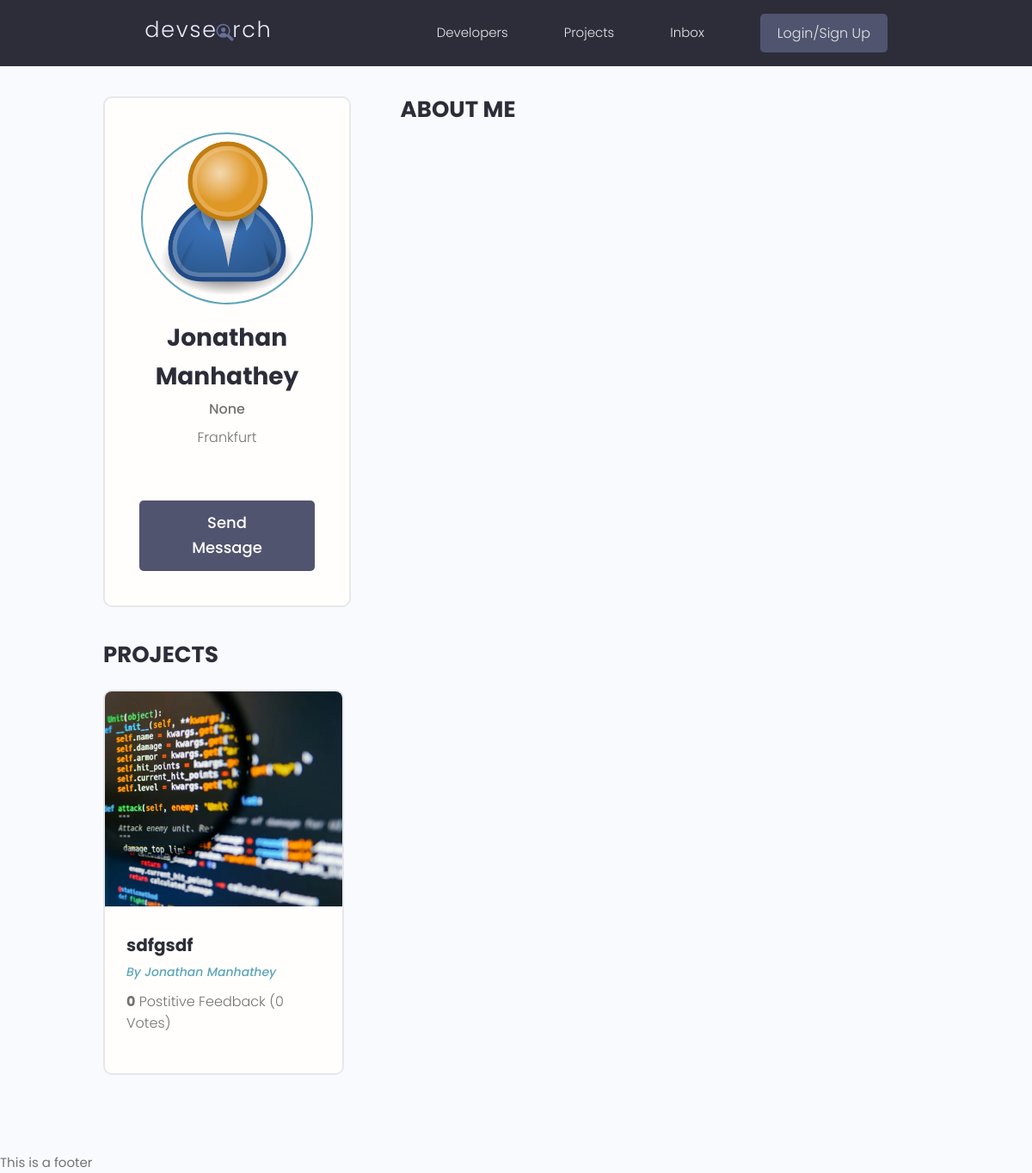
Page /profiles/user/77cd48f82730467598d31b86acdaa6f7 on the earlier database version.
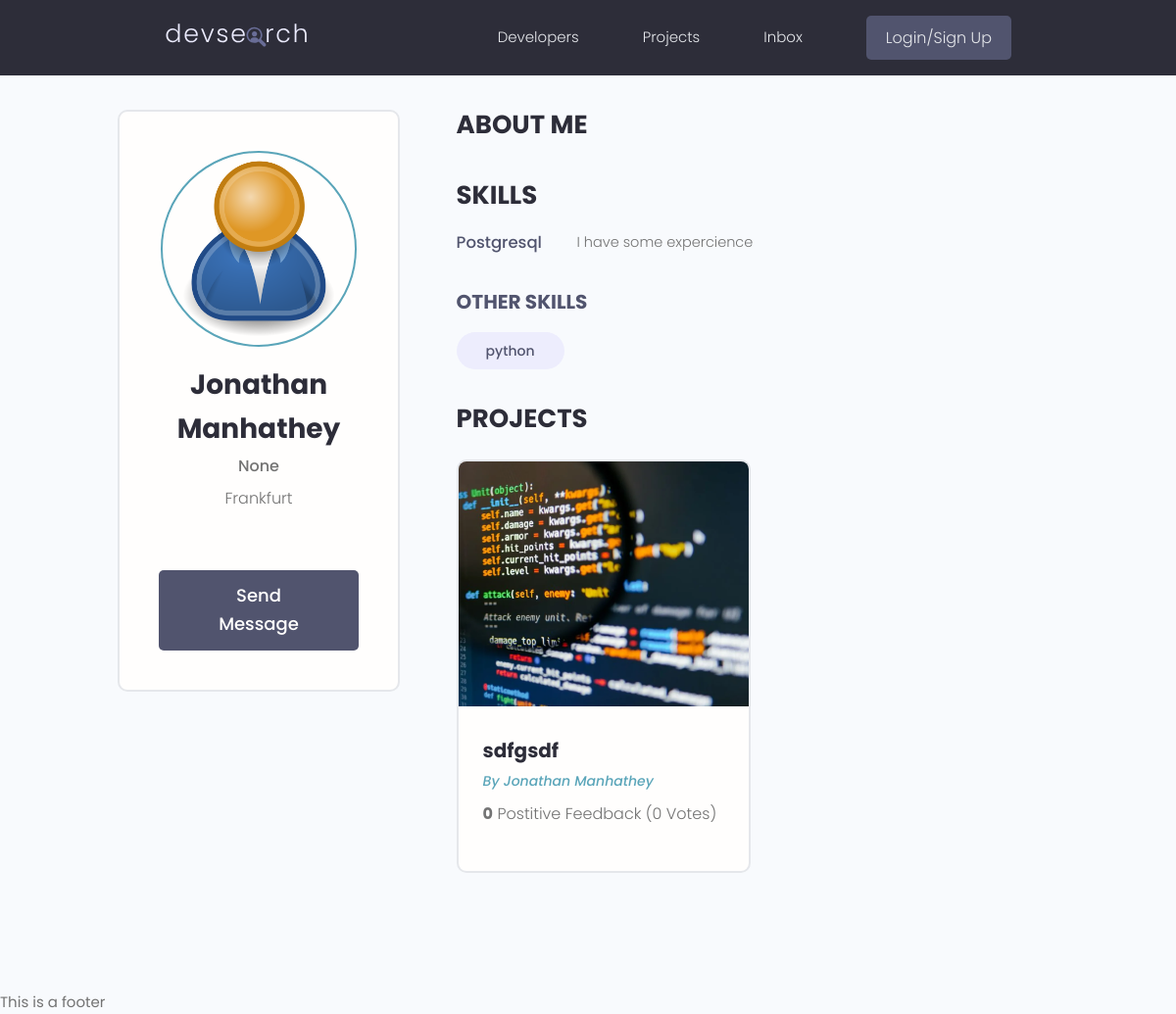
Same page on the later database version.
### projects/models.py (models this page shows, shortened)
class Project(models.Model):
    owner = models.ForeignKey(Profile, null=True, blank=True, verbose_name="owner",
                              on_delete=models.SET_NULL, related_name="projects")
    title = models.CharField(max_length=200)
    description = models.TextField(null=True, blank=True)
    featured_image = models.ImageField(
        upload_to="projects", null=True, blank=True, default="default.webp")
    demo_link = models.CharField(max_length=2000, null=True, blank=True)
    source_link = models.CharField(max_length=2000, null=True, blank=True)
    created_at = models.DateTimeField(auto_now_add=True)
    id = models.UUIDField(default=uuid.uuid4, unique=True,
                          primary_key=True, editable=False)
    tags = models.ManyToManyField('Tag', blank=True, related_name="tags")
    vote_total = models.IntegerField(default=0, null=True, blank=True)
    vote_ratio = models.IntegerField(default=0, null=True, blank=True)
    class Meta:
        ordering = ['-created_at']

### users/models.py (models this page shows, shortened)
class Profile(models.Model):
    user = models.OneToOneField(User, on_delete=models.CASCADE, null=True, blank=True)
    username = models.CharField(max_length=200, blank=True, null=True)
    name = models.CharField(max_length=200, blank=True, null=True)
    location = models.CharField(max_length=200, blank=True, null=True)
    email = models.EmailField(max_length=500, blank=True, null=True)
    short_intro = models.CharField(max_length=200, blank=True, null=True)
    bio = models.TextField(blank=True, null=True)
    profile_image = models.ImageField(blank=True, null=True, upload_to="profiles/", default="user-default.png")
    social_github = models.CharField(max_length=200, blank=True, null=True)
    social_twitter = models.CharField(max_length=200, blank=True, null=True)
    social_linkedin = models.CharField(max_length=200, blank=True, null=True)
    social_youtube = models.CharField(max_length=200, blank=True, null=True)
    social_website = models.CharField(max_length=200, blank=True, null=True)
    created_at = models.DateTimeField(auto_now_add=True)
    id = models.UUIDField(default=uuid.uuid4, unique=True, primary_key=True, editable=False)

class Skill(models.Model):
    owner = models.ForeignKey(Profile, on_delete=models.CASCADE, null=True, blank=True)
    name = models.CharField(max_length=200)
    description = models.TextField(blank=True, null=True)
    id = models.UUIDField(default=uuid.uuid4, unique=True, primary_key=True, editable=False)
    def __str__(self):
        return str(self.name)

### users/views.py (the view)
# urls.py: path('user/<str:pk>', views.profile_detail, name="profile-detail"),
def profile_detail(request, pk):
    profile = Profile.objects.get(id=pk)
    topSkills = profile.skill_set.exclude(description__exact="")
    otherSkills = profile.skill_set.filter(description__exact="")
    context = {
        "profile": profile,
        "topSkills": topSkills,
        "otherSkills": otherSkills,
    }
    return render(request, 'users/user-profile.html', context)

### users/templates/users/user-profile.html (shortened to what this page needs)
{% extends "base.html"%}
{% load static %}
{% block content %}
<main class="profile my-md">
    <div class="container">
      <div class="layout">
        <div class="column column--1of3">
          <div class="card text-center">
            <div class="card__body dev">
              <img class="avatar avatar--xl" src="{{profile.profile_image.url}}" />
              <h2 class="dev__name">{{profile.name}}</h2>
              <p class="dev__title">{{profile.short_intro}}</p>
              <p class="dev__location">{{profile.location}}</p>
              <a href="#" class="btn btn--sub btn--lg">Send Message </a>
            </div>
          </div>
        </div>
        <div class="column column--2of3">
          <div class="devInfo">
            <h3 class="devInfo__title">About Me</h3>
          </div>
          <div class="devInfo">
            {% if topSkills %}
            <h3 class="devInfo__title">Skills</h3>
            <div class="devInfo__skills">
            {% for skill in topSkills %}
              <div class="devSkill">
                <h4 class="devSkill__title">{{skill.name}}</h4>
                <p class="devSkill__info">
                  {{skill.description}}
                </p>
              </div>
            {% endfor %}
            {% endif %}
            {% if otherSkills %}
              <h3 class="devInfo__subtitle">Other Skills</h3>
              <div class="devInfo__otherSkills">
                {% for skill in otherSkills %}
                <span class="tag tag--pill tag--sub tag--lg">
                  <small>{{skill}}</small>
                </span>
                {% endfor %}
              </div>
            {% endif %}
            </div>
          </div>
          <div class="devInfo">
            <h3 class="devInfo__title">Projects</h3>
            <div class="grid grid--two">
            {% for project in profile.projects.all %}
              <div class="column">
                <div class="card project">
                  <a href="{% url 'projects:project-detail' project.id %}" class="project">
                    <img class="project__thumbnail" src="{{project.featured_image.url}}" alt="project thumbnail" />
                    <div class="card__body">
                      <h3 class="project__title">{{project.title}}</h3>
                      <p><a class="project__author" href="{% url 'users:profile-detail' project.owner.id %}">By {{project.owner.name}}</a></p>
                      <p class="project--rating">
                        <span style="font-weight: bold;">{{project.vote_ratio}}</span> Postitive
                        Feedback ({{project.vote_ratio}} Vote{{project.vote_total|pluralize:"s"}})
                      </p>
                    </div>
                  </a>
                </div>
              </div>
              {% endfor %}
            </div>
          </div>
        </div>
      </div>
    </div>
  </main>
{% endblock %}

Differences in the rows shown:
added Skill: name "Postgresql", description "I have some expercience", shown under "SKILLS"
added Skill: name "python", shown under "OTHER SKILLS"
Other differences:
text now shown: "SKILLS OTHER SKILLS"
